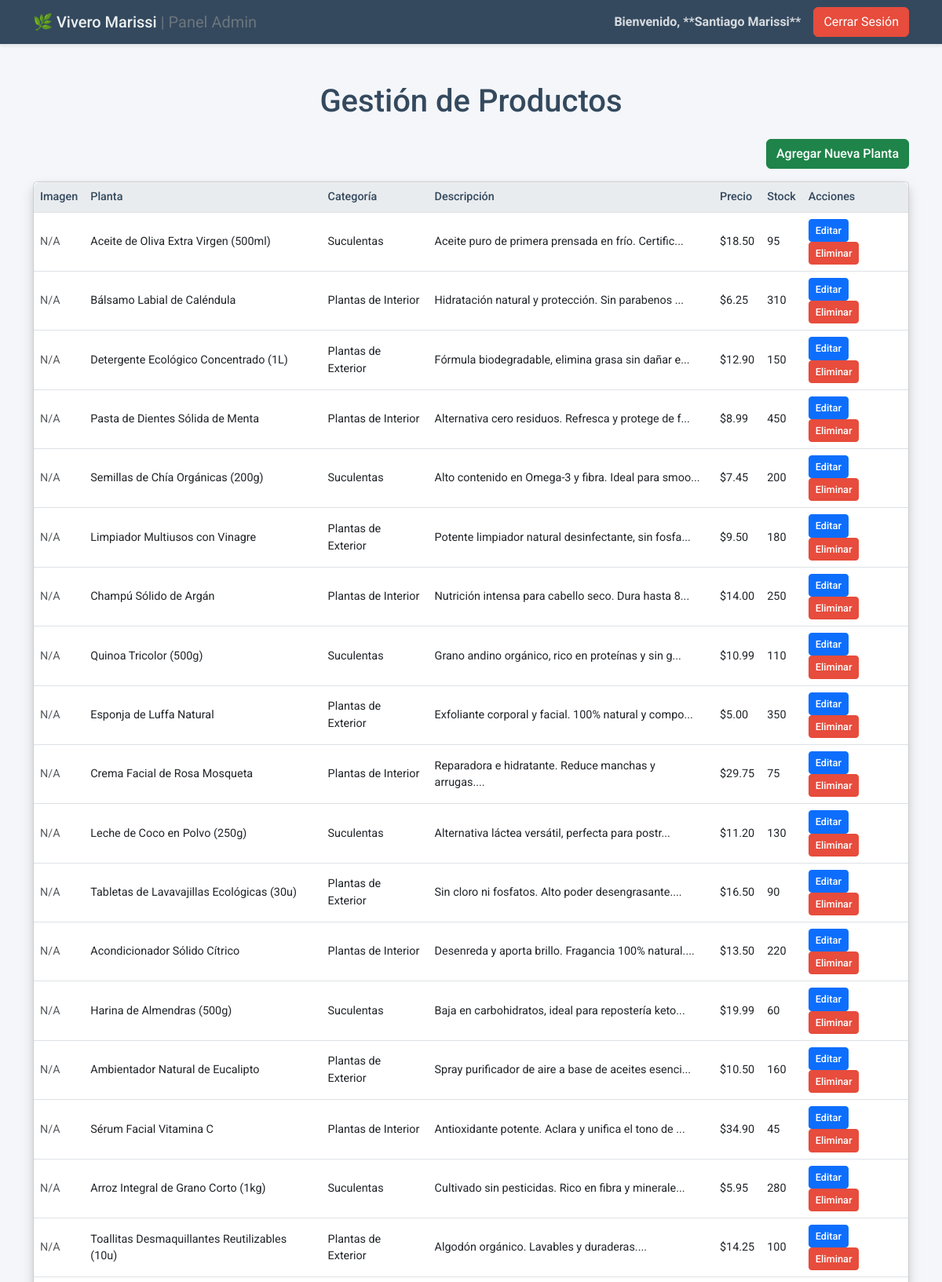
The page /controllers/PlantasControllers.php (signed in, upper part) on the database its author committed.
### tables this page shows
CREATE TABLE `plantas` (
  `id` int(11) NOT NULL,
  `nombre` varchar(255) NOT NULL,
  `descripcion` text DEFAULT NULL,
  `precio` decimal(10,2) NOT NULL,
  `stock` int(11) NOT NULL DEFAULT 0,
  `imagen_url` varchar(255) DEFAULT NULL,
  `id_categoria` int(11) DEFAULT NULL
);

CREATE TABLE `categorias` (
  `id` int(11) NOT NULL,
  `nombre` varchar(100) NOT NULL
);

### controllers/PlantasControllers.php (called while the page is built, shortened)
<?php
include_once __DIR__ . "/../conf/db.php";
include_once __DIR__ . "/../model/plantas.php";
function mostrar_plantas($conx) {
    $plantas = traer_plantas($conx);
    require __DIR__ . '/../views/plantasviews.php';
}
mostrar_plantas($conx);

### model/plantas.php (called while the page is built, shortened)
<?php
function traer_plantas($conx){
    $query = "SELECT P.id AS id, P.nombre AS planta_nombre, P.descripcion AS planta_desc, P.precio AS planta_precio,
    P.stock AS planta_stock, C.nombre AS categoria
    FROM plantas P
    INNER JOIN categorias C ON (P.id_categoria = C.id)";
    $stmt = $conx->prepare($query);
    $stmt->execute();
    return $stmt->fetchAll(PDO::FETCH_OBJ);
}

### views/plantasviews.php (the view, shortened to what this page needs)
<!DOCTYPE html>
<html lang="en">
<head>
    <link href="https://cdn.jsdelivr.net/npm/bootstrap@5.3.3/dist/css/bootstrap.min.css" rel="stylesheet">
    <link rel="stylesheet" href="/assets/admin.css">
</head>
<body>
    <nav class="navbar navbar-expand-lg navbar-light bg-light border-bottom shadow-sm">
        <div class="container">
            <a class="navbar-brand" href="/index.php">
                🌿 <strong>Vivero Marissi</strong> <span class="text-secondary fw-normal">| Panel Admin</span>
            </a>
            <div class="d-flex align-items-center">
                <?php
                if (isset($_SESSION['user_rol']) && $_SESSION['user_rol'] === 'admin'): ?>
                    <span class="navbar-text me-3 text-dark fw-bold">
                        Bienvenido, **<?php echo htmlspecialchars($_SESSION['user_name']); ?>**
                    </span>
                    <a href="../controllers/auth/logout.php" class="btn btn-danger">
                        Cerrar Sesión
                    </a>
                <?php else: ?>
                    <a href="../controllers/auth/login.php" class="btn btn-primary">
                        Login
                    </a>
                <?php endif; ?>
            </div>
        </div>
    </nav>
    <div class="container mt-5">
        <h1 class="mb-4 text-center">Gestión de Productos</h1>
        <div class="mb-3 d-flex justify-content-end">
            <a href="../controllers/crearViewController.php" class="btn btn-success">
                <i class="bi bi-plus-lg"></i> Agregar Nueva Planta
            </a>
        </div>
        <div class="card shadow">
            <div class="card-body p-0">
                <table class="table table-gestion table-hover mb-0">
                    <thead>
                        <tr>
                            <th>Imagen</th>
                            <th>Planta</th>
                            <th>Categoría</th>
                            <th>Descripción</th>
                            <th>Precio</th>
                            <th>Stock</th>
                            <th>Acciones</th>
                        </tr>
                    </thead>
                    <tbody>
                        <?php if (!empty($plantas)): ?>
                            <?php foreach($plantas as $p): ?>
                            <tr>
                                <td>
                                    <?php if (!empty($p->imagen_url)): ?>
                                        <img src="/<?php echo htmlspecialchars($p->imagen_url); ?>"
                                             alt="<?php echo htmlspecialchars($p->planta_nombre); ?>"
                                             class="admin-thumbnail" style="object-fit: cover;">
                                    <?php else: ?>
                                        <span class="text-muted">N/A</span>
                                    <?php endif; ?>
                                </td>
                                <td><?php echo htmlspecialchars($p->planta_nombre); ?></td>
                                <td><?php echo htmlspecialchars($p->categoria ?? 'Sin categoría'); ?></td>
                                <td><?php echo htmlspecialchars(substr($p->planta_desc, 0, 50)) . '...'; ?></td>
                                <td>$<?php echo number_format($p->planta_precio, 2); ?></td>
                                <td><?php echo htmlspecialchars($p->planta_stock); ?></td>
                                <td>
                                    <a href="../controllers/editarViewController.php?id=<?php echo $p->id; ?>" class="btn btn-sm btn-primary">
                                        Editar
                                    </a>
                                    <a href="../controllers/eliminar.php?id=<?php echo $p->id; ?>" class="btn btn-sm btn-danger"
                                        onclick="return confirm('¿Estás seguro de que quieres eliminar esta planta?');">
                                        Eliminar
                                    </a>
                                </td>
                            </tr>
                            <?php endforeach; ?>
                        <?php else: ?>
                            <tr>
                                <td colspan="7" class="text-center">No hay plantas registradas.</td>
                            </tr>
                        <?php endif; ?>
                    </tbody>
                </table>
            </div>
        </div>
    </div>
</body>
</html>

### assets/admin.css (style rules this page uses)
:root { --admin-primary: #34495e; --admin-secondary: #f4f6f9; --admin-highlight: #1e8449; --admin-danger: #e74c3c; --admin-text-light: #ecf0f1; }
body { font-family: 'Roboto', sans-serif; background-color: var(--admin-secondary); color: var(--admin-primary); }
.navbar { background-color: var(--admin-primary) !important; border-bottom: 3px solid var(--admin-highlight); box-shadow: 0 4px 10px rgba(0, 0, 0, 0.1); }
.navbar-brand strong { color: var(--admin-text-light) !important; font-weight: 500; }
.navbar-text { color: rgba(255, 255, 255, 0.8) !important; }
.btn-danger { background-color: var(--admin-danger); border-color: var(--admin-danger); }
.table-gestion { background-color: #ffffff; border-radius: 8px; overflow: hidden; box-shadow: 0 4px 10px rgba(0, 0, 0, 0.05); }
.table-gestion th { background-color: #e9ecef; color: var(--admin-primary); font-weight: 500; font-size: 0.9rem; }
.table-gestion td { vertical-align: middle; font-size: 0.9rem; color: var(--admin-text-dark); }
.table-gestion .btn-sm { padding: 0.25rem 0.5rem; font-size: 0.8rem; font-weight: 500; }
.btn-success { background-color: var(--admin-highlight); border-color: var(--admin-highlight); font-weight: 500; }

### rows shown on the page
plantas: shows "N/A", nombre "Aceite de Oliva Extra Virgen (500ml)", id_categoria.nombre "Suculentas", descripcion "Aceite puro de primera prensada en frío. Certific", precio "18.50", stock "95"
plantas: shows "N/A", nombre "Bálsamo Labial de Caléndula", id_categoria.nombre "Plantas de Interior", descripcion "Hidratación natural y protección. Sin parabenos", precio "6.25", stock "310"
plantas: shows "N/A", nombre "Detergente Ecológico Concentrado (1L)", id_categoria.nombre "Plantas de Exterior", descripcion "Fórmula biodegradable, elimina grasa sin dañar e", precio "12.90", stock "150"
plantas: shows "N/A", nombre "Pasta de Dientes Sólida de Menta", id_categoria.nombre "Plantas de Interior", descripcion "Alternativa cero residuos. Refresca y protege de f", precio "8.99", stock "450"
plantas: shows "N/A", nombre "Semillas de Chía Orgánicas (200g)", id_categoria.nombre "Suculentas", descripcion "Alto contenido en Omega-3 y fibra. Ideal para smoo", precio "7.45", stock "200"
plantas: shows "N/A", nombre "Limpiador Multiusos con Vinagre", id_categoria.nombre "Plantas de Exterior", descripcion "Potente limpiador natural desinfectante, sin fosfa", precio "9.50", stock "180"
plantas: shows "N/A", nombre "Champú Sólido de Argán", id_categoria.nombre "Plantas de Interior", descripcion "Nutrición intensa para cabello seco. Dura hasta 8", precio "14.00", stock "250"
plantas: shows "N/A", nombre "Quinoa Tricolor (500g)", id_categoria.nombre "Suculentas", descripcion "Grano andino orgánico, rico en proteínas y sin g", precio "10.99", stock "110"
plantas: shows "N/A", nombre "Esponja de Luffa Natural", id_categoria.nombre "Plantas de Exterior", descripcion "Exfoliante corporal y facial. 100% natural y compo", precio "5.00", stock "350"
plantas: shows "N/A", nombre "Crema Facial de Rosa Mosqueta", id_categoria.nombre "Plantas de Interior", descripcion "Reparadora e hidratante. Reduce manchas y arrugas.", precio "29.75", stock "75"
plantas: shows "N/A", nombre "Leche de Coco en Polvo (250g)", id_categoria.nombre "Suculentas", descripcion "Alternativa láctea versátil, perfecta para postr", precio "11.20", stock "130"
plantas: shows "N/A", nombre "Tabletas de Lavavajillas Ecológicas (30u)", id_categoria.nombre "Plantas de Exterior", descripcion "Sin cloro ni fosfatos. Alto poder desengrasante.", precio "16.50", stock "90"
plantas: shows "N/A", nombre "Acondicionador Sólido Cítrico", id_categoria.nombre "Plantas de Interior", descripcion "Desenreda y aporta brillo. Fragancia 100% natural.", precio "13.50", stock "220"
plantas: shows "N/A", nombre "Harina de Almendras (500g)", id_categoria.nombre "Suculentas", descripcion "Baja en carbohidratos, ideal para repostería keto", precio "19.99", stock "60"
plantas: shows "N/A", nombre "Ambientador Natural de Eucalipto", id_categoria.nombre "Plantas de Exterior", descripcion "Spray purificador de aire a base de aceites esenci", precio "10.50", stock "160"
plantas: shows "N/A", nombre "Sérum Facial Vitamina C", id_categoria.nombre "Plantas de Interior", descripcion "Antioxidante potente. Aclara y unifica el tono de", precio "34.90", stock "45"
plantas: shows "N/A", nombre "Arroz Integral de Grano Corto (1kg)", id_categoria.nombre "Suculentas", descripcion "Cultivado sin pesticidas. Rico en fibra y minerale", precio "5.95", stock "280"
plantas: shows "N/A", nombre "Toallitas Desmaquillantes Reutilizables (10u)", id_categoria.nombre "Plantas de Exterior", descripcion "Algodón orgánico. Lavables y duraderas.", precio "14.25", stock "100"

### other values the page prints
$_SESSION['user_name'] "Santiago Marissi"
